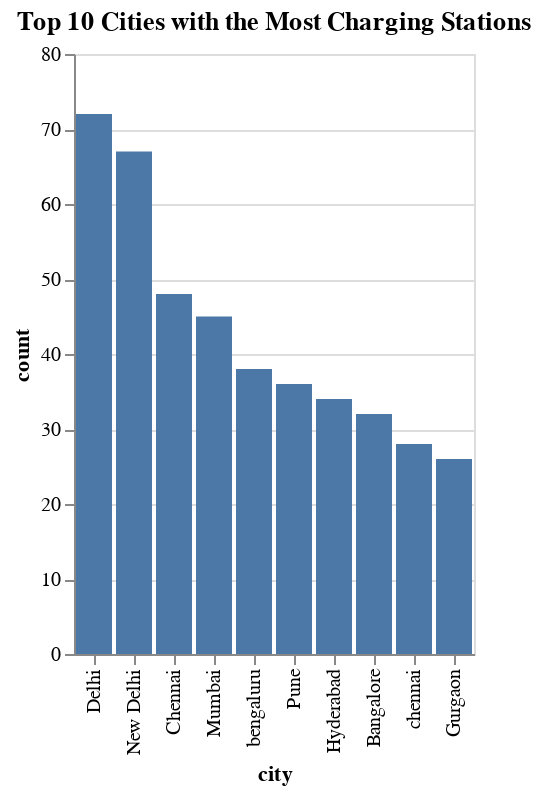

Notebook code cell kept with this figure:
### Code cell
# prompt: Using dataframe data3: Calculate  and compare which city has more charging station and
# and visvalize it

import altair as alt
# Group the data by city and count the number of charging stations in each city.
city_counts = data3.groupby('city')['name'].count().reset_index(name='count')

# Sort the cities by count in descending order.
city_counts = city_counts.sort_values('count', ascending=False)

# Select the top 10 cities with the most charging stations.
top_10_cities = city_counts.head(10)

# Create a bar chart to visualize the results.
chart = alt.Chart(top_10_cities).mark_bar().encode(
    x=alt.X('city', sort='-y'),
    y='count'
).properties(
    title='Top 10 Cities with the Most Charging Stations'
)

# Display the chart.
chart

### Figure 1 — Vega-Lite specification as saved in the notebook (floating-point values rounded to 4 significant figures)
{"config": {"view": {"continuousWidth": 400, "continuousHeight": 300}}, "data": {"name": "data-d92285957d8c09f69bfa17dcc550b71a"}, "mark": "bar", "encoding": {"x": {"field": "city", "sort": "-y", "type": "nominal"}, "y": {"field": "count", "type": "quantitative"}}, "title": "Top 10 Cities with the Most Charging Stations", "$schema": "https://vega.github.io/schema/vega-lite/v4.17.0.json", "datasets": {"data-d92285957d8c09f69bfa17dcc550b71a": [{"city": "Delhi", "count": 72}, {"city": "New Delhi", "count": 67}, {"city": "Chennai", "count": 48}, {"city": "Mumbai", "count": 45}, {"city": "bengaluru", "count": 38}, {"city": "Pune", "count": 36}, {"city": "Hyderabad", "count": 34}, {"city": "Bangalore", "count": 32}, {"city": "chennai", "count": 28}, {"city": "Gurgaon", "count": 26}]}}
